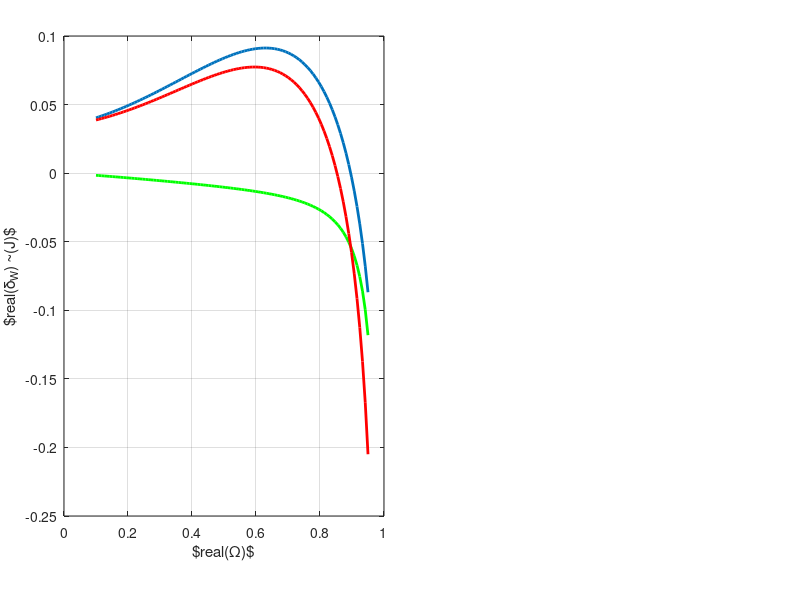

The MATLAB script that drew this image: (Note: this script raises an error after producing the figure.)
clf;
clear;

a=0.38;
R0=1.3;
p0=2.8083e3;
eps0=a/R0;

xi_s=0.01;
r_s=0.38;

E0=25.142e3;
B0=0.84;
mp=2;
Z=1;

rho_h=3.85698037e-02;
rho_h=rho_h/a;

delta_r=0.2;
c0=0.8;
c2=1.385;

n=100;

omegai=0.005i;
omega=linspace(0.1+omegai,0.95+omegai,n);

Ckd=-8*pi^2*a^2*R0*p0 *rho_h/eps0 *(eps0*xi_s)^2;
fs=exp (-(r_s/delta_r)^2)*(c2*(delta_r^2+r_s^2)+c0);
f0=c2*delta_r^2+c0;
df=fs-f0;
Ckd=Ckd*df;
omega_kd=omega.^3 .*log(1-1./omega) +omega.^2 +0.5*omega +1/3;
dwk_kd=omega_kd*Ckd;

Cks=4*pi^2*a^2*R0*p0*(eps0*xi_s)^2*delta_r^2;
dfs=exp(-r_s^2/delta_r^2) -1;
Cks=Cks*dfs;
omega_ks=-omega./(omega-1) +omega +omega.^2 .*log(1-1./omega);
dwk_ks =Cks *omega_ks;


dwk_k=dwk_kd+dwk_ks;
set(gcf,'Units','points','position',[100 500 1200 500],'Color',[1 1 1]);
hax=axes('Position',[0.08 0.14 0.4 0.8],'FontSize',24,'FontName','Latex'); 

plot(real(omega),real(dwk_kd),'-','LineWidth',2);
hold all;

plot(real(omega),real(dwk_ks),'g-','LineWidth',2);
grid on;

plot(real(omega),real(dwk_k),'r-','LineWidth',2);

xlabel('$real(\Omega)$');
ylabel('$real(\delta_W) ~(J)$');


%%%%read dwk++ data %%%%


Ct=0.47073675;


[dwk_romega,dwk_iomega,dwk_rdwk,dwk_idwk]=read_omega_dwk('omega_dwk.out_kd');
T0k=E0 *1.602e-19;
n0=p0/T0k;
n0=n0/Ct;
Cdwk=pi^2 *a^2 *R0 *n0*T0k
dwk_rdwk_si=dwk_rdwk*Cdwk;
dwk_idwk_si=dwk_idwk*Cdwk;
plot(dwk_romega,dwk_rdwk_si,'bx');


[dwk_romega,dwk_iomega,dwk_rdwk,dwk_idwk]=read_omega_dwk('omega_dwk.out_ks');
T0k=E0 *1.602e-19;
n0=p0/T0k;
n0=n0/Ct;
Cdwk=pi^2 *a^2 *R0 *n0*T0k
dwk_rdwk_si=dwk_rdwk*Cdwk;
dwk_idwk_si=dwk_idwk*Cdwk;
plot(dwk_romega,dwk_rdwk_si,'gx');


[dwk_romega,dwk_iomega,dwk_rdwk,dwk_idwk]=read_omega_dwk('omega_dwk.out_all');
T0k=E0 *1.602e-19;
n0=p0/T0k;
n0=n0/Ct;
Cdwk=pi^2 *a^2 *R0 *n0*T0k
dwk_rdwk_si=dwk_rdwk*Cdwk;
dwk_idwk_si=dwk_idwk*Cdwk;
plot(dwk_romega,dwk_rdwk_si,'rx');

legend('$\delta W_{k,d}~(Analytical)~~$','$\delta W_{k,s}~(Analytical)~~$','$\delta W_{k}~(Analytical)~~$','$\delta W_{k,d} ~(dwk++)~$','$\delta W_{k,s} ~(dwk++)$','$\delta W_{k}~ ~(dwk++)$','Location','southwest');
hax=axes('Position',[0.56 0.14 0.4 0.8],'FontSize',24); 


grid on;

plot(real(omega),imag(dwk_kd),'-','LineWidth',2);
hold all;

plot(real(omega),imag(dwk_ks),'g-','LineWidth',2);
grid on;

plot(real(omega),imag(dwk_k),'r-','LineWidth',2);


[dwk_romega,dwk_iomega,dwk_rdwk,dwk_idwk]=read_omega_dwk('omega_dwk.out_kd');
T0k=E0 *1.602e-19;
n0=p0/T0k;
n0=n0/Ct;
Cdwk=pi^2 *a^2 *R0 *n0*T0k
dwk_rdwk_si=dwk_rdwk*Cdwk;
dwk_idwk_si=dwk_idwk*Cdwk;
plot(dwk_romega,dwk_idwk_si,'bx');


[dwk_romega,dwk_iomega,dwk_rdwk,dwk_idwk]=read_omega_dwk('omega_dwk.out_ks');
T0k=E0 *1.602e-19;
n0=p0/T0k;
n0=n0/Ct;
Cdwk=pi^2 *a^2 *R0 *n0*T0k
dwk_rdwk_si=dwk_rdwk*Cdwk;
dwk_idwk_si=dwk_idwk*Cdwk;
plot(dwk_romega,dwk_idwk_si,'gx');


[dwk_romega,dwk_iomega,dwk_rdwk,dwk_idwk]=read_omega_dwk('omega_dwk.out_all');
T0k=E0 *1.602e-19;
n0=p0/T0k;
n0=n0/Ct;
Cdwk=pi^2 *a^2 *R0 *n0*T0k
dwk_rdwk_si=dwk_rdwk*Cdwk;
dwk_idwk_si=dwk_idwk*Cdwk;
plot(dwk_romega,dwk_idwk_si,'rx');


legend('$\delta W_{k,d} ~(Analytical)~~$','$\delta W_{k,s}~(Analytical)~~$','$\delta W_{k}~(Analytical)~~$','$\delta W_{k,d} ~(dwk++)~$','$\delta W_{k,s} ~(dwk++)$','$\delta W_{k}~(dwk++)$','Location','northwest');

xlabel('$real(\Omega)$');
ylabel('$imag(\delta_W) ~(J)$');


%myprint('dwk_compare_anly_to_code');
